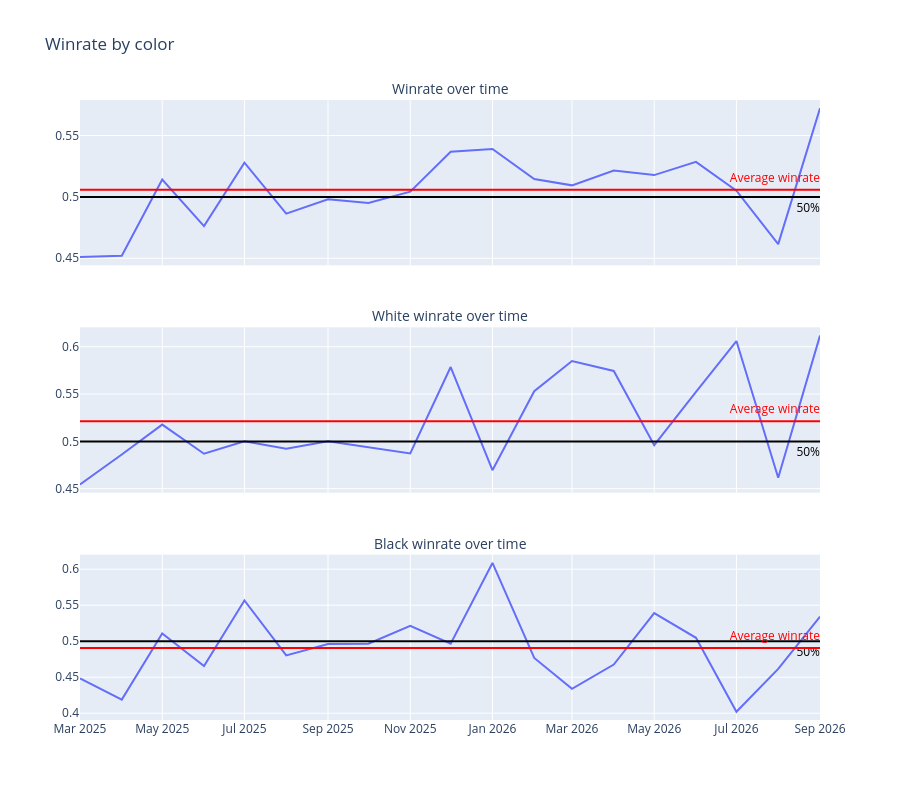

The code cell stored with this chart in its notebook:
### Code cell
fig = make_subplots(
    rows=3,
    cols=1,
    shared_xaxes=True,
    vertical_spacing=0.1,
    subplot_titles=["Winrate over time", "White winrate over time", "Black winrate over time"],
    font={"size": 14}
)

############## both colors ##############
px_fig = px.line(data_frame=historical_winrate_both_colors_df.reset_index(), x="EndDate", y="Winrate")
fig.add_trace(
    px_fig.data[0],
    row=1,
    col=1
)
fig.add_hline(
    y=0.5,
    line_dash="solid",
    line_color="black",
    row=1,
    col=1,
    label={
        "text":"50%",
        "textposition":"end",
        "font":{"size":12, "color":"black"},
        "yanchor":"top"
    }
)
fig.add_hline(
    y=historical_winrate_both_colors_df["Winrate"].mean(),
    line_dash="solid",
    line_color="red",
    row=1,
    col=1,
    label={
        "text":"Average winrate",
        "textposition":"end",
        "font":{"size":12, "color":"red"},
        "yanchor":"bottom"
    }
)


############## white ##############
px_fig = px.line(data_frame=historical_winrate_white_df.reset_index(), x="EndDate", y="Winrate")
fig.add_trace(
    px_fig.data[0],
    row=2,
    col=1
)
fig.add_hline(
    y=0.5,
    line_dash="solid",
    line_color="black",
    row=2,
    col=1,
    label={
        "text":"50%",
        "textposition":"end",
        "font":{"size":12, "color":"black"},
        "yanchor":"top"
    }
)
fig.add_hline(
    y=historical_winrate_white_df["Winrate"].mean(),
    line_dash="solid",
    line_color="red",
    row=2,
    col=1,
    label={
        "text":"Average winrate",
        "textposition":"end",
        "font":{"size":12, "color":"red"},
        "yanchor":"bottom"
    }
)


############## black ##############
px_fig = px.line(data_frame=historical_winrate_black_df.reset_index(), x="EndDate", y="Winrate")
fig.add_trace(
    px_fig.data[0],
    row=3,
    col=1
)
fig.add_hline(
    y=0.5,
    line_dash="solid",
    line_color="black",
    row=3,
    col=1,
    label={
        "text":"50%",
        "textposition":"end",
        "font":{"size":12, "color":"black"},
        "yanchor":"top"
    }
)
fig.add_hline(
    y=historical_winrate_black_df["Winrate"].mean(),
    line_dash="solid",
    line_color="red",
    row=3,
    col=1,
    label={
        "text":"Average winrate",
        "textposition":"end",
        "font":{"size":12, "color":"red"},
        "yanchor":"bottom"
    }
)


fig.update_layout(
    title=dict(text="Winrate by color", automargin=False),
    height=800,
)
fig.show()

### Figure 1 — Plotly figure (JSON) as saved in the notebook; plotly's stock layout.template omitted (floating-point values rounded to 4 significant figures)
{"data": [{"hovertemplate": "EndDate=%{x}<br>Winrate=%{y}<extra></extra>", "legendgroup": "", "line": {"color": "#636efa", "dash": "solid"}, "marker": {"symbol": "circle"}, "mode": "lines", "name": "", "orientation": "v", "showlegend": false, "x": ["2025-03", "2025-04", "2025-05", "2025-06", "2025-07", "2025-08", "2025-09", "2025-10", "2025-11", "2025-12", "2026-01", "2026-02", "2026-03", "2026-04", "2026-05", "2026-06", "2026-07", "2026-08", "2026-09"], "xaxis": "x", "y": [0.451, 0.4521, 0.5142, 0.4762, 0.5279, 0.4864, 0.4981, 0.495, 0.5043, 0.5368, 0.5391, 0.5146, 0.5094, 0.5214, 0.5178, 0.5286, 0.5051, 0.4615, 0.5723], "yaxis": "y", "type": "scatter"}, {"hovertemplate": "EndDate=%{x}<br>Winrate=%{y}<extra></extra>", "legendgroup": "", "line": {"color": "#636efa", "dash": "solid"}, "marker": {"symbol": "circle"}, "mode": "lines", "name": "", "orientation": "v", "showlegend": false, "x": ["2025-03", "2025-04", "2025-05", "2025-06", "2025-07", "2025-08", "2025-09", "2025-10", "2025-11", "2025-12", "2026-01", "2026-02", "2026-03", "2026-04", "2026-05", "2026-06", "2026-07", "2026-08", "2026-09"], "xaxis": "x2", "y": [0.4545, 0.4861, 0.5177, 0.487, 0.5, 0.4923, 0.5, 0.4933, 0.4872, 0.5786, 0.4696, 0.5529, 0.5849, 0.5745, 0.496, 0.5524, 0.6061, 0.4615, 0.6118], "yaxis": "y2", "type": "scatter"}, {"hovertemplate": "EndDate=%{x}<br>Winrate=%{y}<extra></extra>", "legendgroup": "", "line": {"color": "#636efa", "dash": "solid"}, "marker": {"symbol": "circle"}, "mode": "lines", "name": "", "orientation": "v", "showlegend": false, "x": ["2025-03", "2025-04", "2025-05", "2025-06", "2025-07", "2025-08", "2025-09", "2025-10", "2025-11", "2025-12", "2026-01", "2026-02", "2026-03", "2026-04", "2026-05", "2026-06", "2026-07", "2026-08", "2026-09"], "xaxis": "x3", "y": [0.4483, 0.4189, 0.5106, 0.4655, 0.5565, 0.4803, 0.4962, 0.4966, 0.5214, 0.4966, 0.6087, 0.4767, 0.434, 0.4676, 0.5391, 0.5048, 0.4021, 0.4615, 0.5341], "yaxis": "y3", "type": "scatter"}], "layout": {"xaxis": {"anchor": "y", "domain": [0.0, 1.0], "matches": "x3", "showticklabels": false}, "yaxis": {"anchor": "x", "domain": [0.7333, 1.0]}, "xaxis2": {"anchor": "y2", "domain": [0.0, 1.0], "matches": "x3", "showticklabels": false}, "yaxis2": {"anchor": "x2", "domain": [0.3667, 0.6333]}, "xaxis3": {"anchor": "y3", "domain": [0.0, 1.0]}, "yaxis3": {"anchor": "x3", "domain": [0.0, 0.2667]}, "annotations": [{"font": {"size": 14}, "showarrow": false, "text": "Winrate over time", "x": 0.5, "xanchor": "center", "xref": "paper", "y": 1.0, "yanchor": "bottom", "yref": "paper"}, {"font": {"size": 14}, "showarrow": false, "text": "White winrate over time", "x": 0.5, "xanchor": "center", "xref": "paper", "y": 0.6333, "yanchor": "bottom", "yref": "paper"}, {"font": {"size": 14}, "showarrow": false, "text": "Black winrate over time", "x": 0.5, "xanchor": "center", "xref": "paper", "y": 0.2667, "yanchor": "bottom", "yref": "paper"}], "shapes": [{"label": {"font": {"color": "black", "size": 12}, "text": "50%", "textposition": "end", "yanchor": "top"}, "line": {"color": "black", "dash": "solid"}, "type": "line", "x0": 0, "x1": 1, "xref": "x domain", "y0": 0.5, "y1": 0.5, "yref": "y"}, {"label": {"font": {"color": "red", "size": 12}, "text": "Average winrate", "textposition": "end", "yanchor": "bottom"}, "line": {"color": "red", "dash": "solid"}, "type": "line", "x0": 0, "x1": 1, "xref": "x domain", "y0": 0.5059, "y1": 0.5059, "yref": "y"}, {"label": {"font": {"color": "black", "size": 12}, "text": "50%", "textposition": "end", "yanchor": "top"}, "line": {"color": "black", "dash": "solid"}, "type": "line", "x0": 0, "x1": 1, "xref": "x2 domain", "y0": 0.5, "y1": 0.5, "yref": "y2"}, {"label": {"font": {"color": "red", "size": 12}, "text": "Average winrate", "textposition": "end", "yanchor": "bottom"}, "line": {"color": "red", "dash": "solid"}, "type": "line", "x0": 0, "x1": 1, "xref": "x2 domain", "y0": 0.5214, "y1": 0.5214, "yref": "y2"}, {"label": {"font": {"color": "black", "size": 12}, "text": "50%", "textposition": "end", "yanchor": "top"}, "line": {"color": "black", "dash": "solid"}, "type": "line", "x0": 0, "x1": 1, "xref": "x3 domain", "y0": 0.5, "y1": 0.5, "yref": "y3"}, {"label": {"font": {"color": "red", "size": 12}, "text": "Average winrate", "textposition": "end", "yanchor": "bottom"}, "line": {"color": "red", "dash": "solid"}, "type": "line", "x0": 0, "x1": 1, "xref": "x3 domain", "y0": 0.4905, "y1": 0.4905, "yref": "y3"}], "title": {"text": "Winrate by color", "automargin": false}, "height": 800}}
